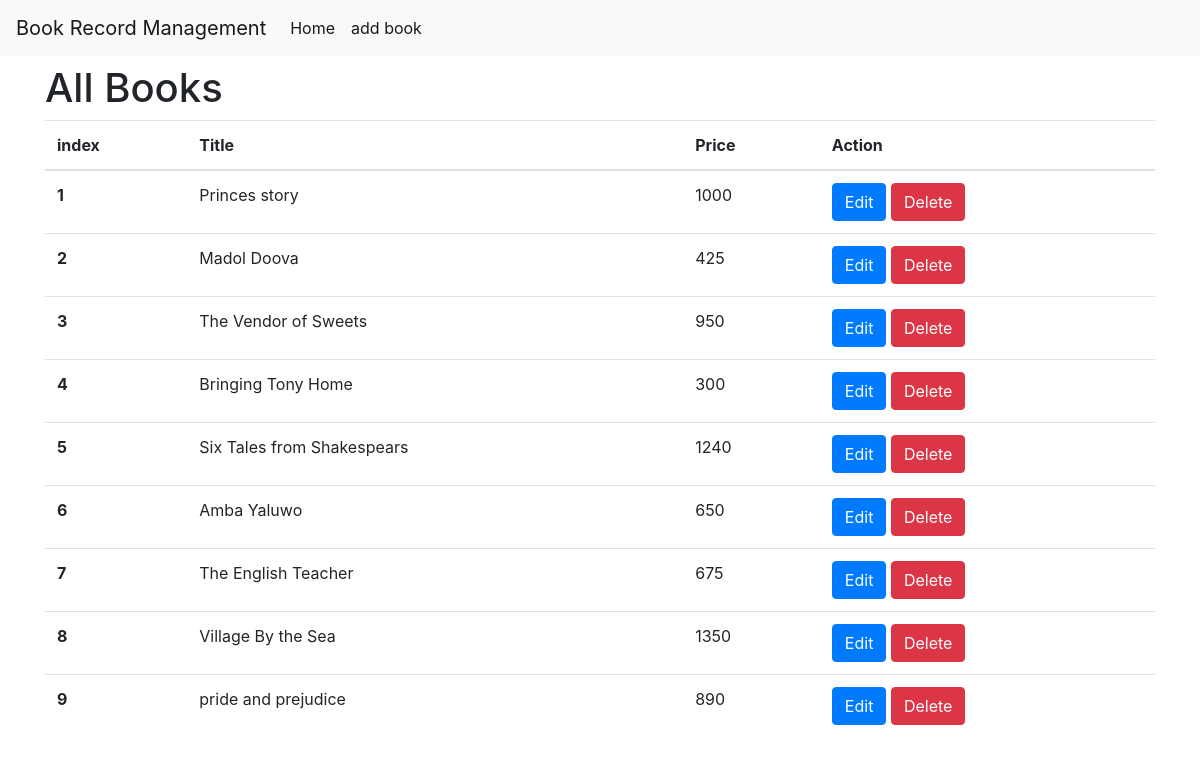
The page / on the database its author committed.
### brmapp/models.py (models this page shows, shortened)
class Book(models.Model):
    title=models.CharField(max_length=50)
    price=models.IntegerField()

### brmapp/views.py (the view)
# urls.py: path("",helloView),
def helloView(request):
    books=Book.objects.all()
    return render(request,"viewbook.html",{"books":books})

### templates/viewbook.html (shortened to what this page needs)
<!doctype html>
<html lang="en">
  <head>
    <link rel="stylesheet" href="https://cdn.jsdelivr.net/npm/bootstrap@4.3.1/dist/css/bootstrap.min.css">
  </head>
  <body>
    <nav class="navbar navbar-expand-lg navbar-light bg-light">
        <a class="navbar-brand" href="/">Book Record Management</a>
        <div class="collapse navbar-collapse" id="navbarText">
          <ul class="navbar-nav mr-auto">
            <li class="nav-item active">
              <a class="nav-link" href="/">Home <span class="sr-only">(current)</span></a>
            </li>
            <li class="nav-item active">
                <a class="nav-link" href="/add-book">add book </a>
              </li>
          </ul>
        </div>
      </nav>
      <div class="container">
          <h1 class="mt-2">All Books</h1>
          <table class="table">
            <thead>
              <tr>
                <th scope="col">index</th>
                <th scope="col">Title</th>
                <th scope="col">Price</th>
                <th scope="col">Action</th>
              </tr>
            </thead>
            <tbody>
              {% for i in books %}
              <tr>
                <th scope="row">{{forloop.counter}}</th>
                <td>{{i.title}}</td>
                <td>{{i.price}}</td>
                <td>
                   <a href="/edit-book?bookid={{i.id}}"><button type="button" class="btn btn-primary">Edit</button></a>
                   <a href="/delete-book?bookid={{i.id}}"><button type="button" class="btn btn-danger">Delete</button></a>
                </td>
              </tr>
            {% endfor %}
            </tbody>
          </table>
      </div>
  </body>
</html>

### rows shown on the page
Book: title "Princes story", price "1000"
Book: title "Madol Doova", price "425"
Book: title "The Vendor of Sweets", price "950"
Book: title "Bringing Tony Home", price "300"
Book: title "Six Tales from Shakespears", price "1240"
Book: title "Amba Yaluwo", price "650"
Book: title "The English Teacher", price "675"
Book: title "Village By the Sea", price "1350"
Book: title "pride and prejudice", price "890"
